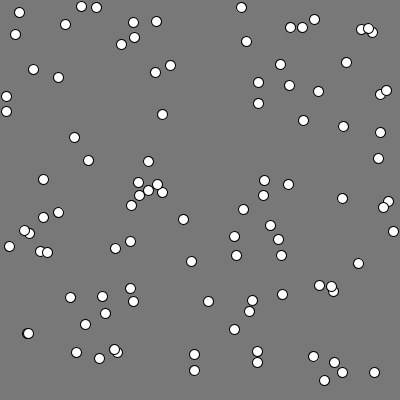
Frame 1 (no input)
Frame 60 (the mouse pressed at the canvas centre just before this capture): identical to frame 1, image omitted
Frame 120 (the mouse held since frame 60 and released just before this capture): identical to frame 1, image omitted

The Processing sketch that drew this single still picture (run headless with seeded random() and noise(); from frame 60 on, the mouse is pressed at the canvas centre):

// Processing sketch: Cosas
// ── Cosas.pde
ArrayList cosas, seleccion;
float x1, y1;
boolean selec;

void setup() {
  size(400, 400);
  background(120);
  frameRate(40); 
  smooth();

  cosas = new ArrayList();
  seleccion = new ArrayList();
  selec = false;

  for (int i=0; i < 100;i++) {
    cosas.add(new Cosa(random(width), random(height)));
  }
}

void draw() {
  background(120);
  actualizar();
  if (selec) {
    dibujarCosas();
    seleccionar();
    cuadroSeleccion();
  }
  else {
    dibujarCosas();
  }
}

void mousePressed() {
  if (mouseButton == LEFT) {
    selec = true;
    x1 = mouseX;
    y1 = mouseY;
  } 
  else if (mouseButton == RIGHT) {
    fill(255);
  } 
  else {
    //nada;
  }
}

void mouseReleased() {
  if (mouseButton == LEFT) {
    selec = false;
  }
  else if (mouseButton == RIGHT) {
    for (int i=0; i < seleccion.size();i++) {
      Cosa aux = (Cosa) seleccion.get(i);
      aux.mover = true;
      aux.nx = mouseX;
      aux.ny = mouseY;
    }
  }
}


// ── Cosa.pde
class Cosa {
  int tam;
  float x, y, nx, ny;
  boolean selec, mover;

  Cosa (float nx, float ny) {
    tam = 10;
    x = nx;
    y = ny;
    selec = false;
    mover = false;
  }

  void draw() {
    if (selec) {
      stroke(0, 255, 0);
      strokeWeight(2);
      fill(255);
      ellipse(x, y, tam, tam);
    }
    else {
      stroke(0);
      strokeWeight(1);
      fill(255);
      ellipse(x, y, tam, tam);
    }
  }

  void mover() {
    float ang;
    if (dist(x, y, nx, ny) > 1) {
      ang = atan2(ny-y, nx-x);
      for (int i=0; i < cosas.size();i++) {
         Cosa aux = (Cosa) cosas.get(i);
         if ((dist(x,y,aux.x,aux.y) < 14)&&this!=aux){
            float angp1,angp2,px1,py1,px2,py2,dis1,dis2,cam;
            angp1 = atan2(aux.y-y, aux.x-x);
            cam = PI/4;
            angp2 = angp1 - cam;
            angp1 += cam;
            px1 = aux.x + cos(angp1)*6;
            py1 = aux.y + sin(angp1)*6;
            px2 = aux.x + cos(angp2)*6;
            py2 = aux.y + sin(angp2)*6;
            fill(255,0,0);
            dis1 = dist(px1,py1,nx,ny);
            dis2 = dist(px2,py2,nx,ny);
            if (dis1 >= dis2){
              ang -= PI/4;
            }else{
              ang += PI/4;
            }
            //println("1: "+degrees(angp1)+" 2: "+degrees(angp2));
          }
      }
      x = x+(cos(ang)*1);
      y = y+(sin(ang)*1);
    }
    else {
      mover = false;
    }
  }
}


// ── funciones.pde
void actualizar(){
  for (int i=0; i < cosas.size();i++) {
    Cosa aux = (Cosa) cosas.get(i);
    if (aux.mover){
      aux.mover();
    }
  }
}

void cuadroSeleccion() {
  stroke(0, 255, 0);
  strokeWeight(2);
  fill(0, 255, 0, 10);
  rect(x1, y1, mouseX-x1, mouseY-y1);
}

void dibujarCosas() {
  for (int i=0; i < cosas.size();i++) {
    Cosa aux = (Cosa) cosas.get(i);
    aux.draw();
  }
}

void seleccionar(){
  float xmenor,xmayor,ymenor,ymayor;
   seleccion = new ArrayList();
  if (x1 < mouseX){
    xmenor = x1;
    xmayor = mouseX;
  }else{
    xmenor = mouseX;
    xmayor = x1;
  }
  if (y1 < mouseY){
    ymenor = y1;
    ymayor = mouseY;
  }else{
    ymenor = mouseY;
    ymayor = y1;
  }
  
  xmenor -= 2;
  xmayor += 2;
  ymenor -= 2;
  ymayor += 2;
  
  for (int i=0; i < cosas.size();i++) {
    Cosa aux = (Cosa) cosas.get(i);
    aux.selec = false; 
    if ((aux.x >= xmenor)&&(aux.x <= xmayor)){
      if ((aux.y >= ymenor)&&(aux.y <= ymayor)){
        aux.selec = true;
        seleccion.add(aux); 
      }
    }
  }
}
